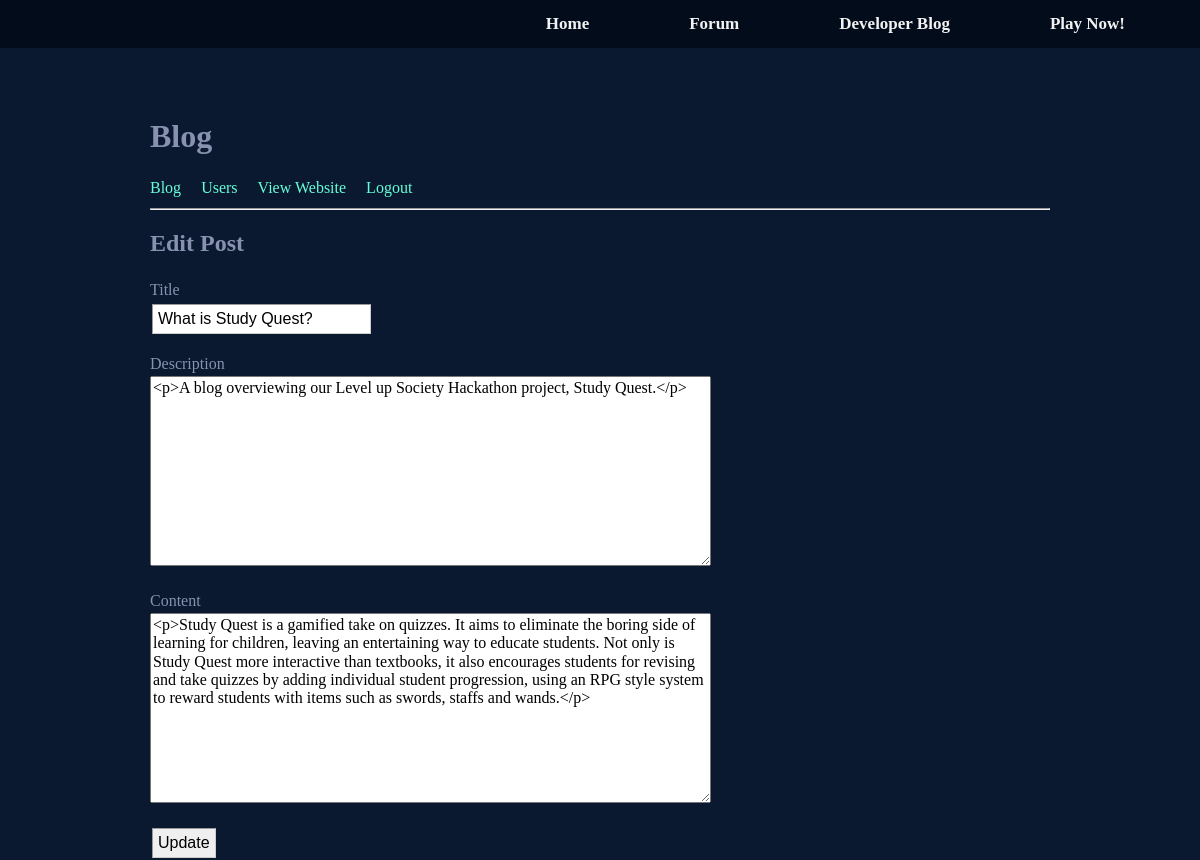
Page /admin/edit-post.php?id=1 (signed in) on the committed database.
### tables this page shows
CREATE TABLE IF NOT EXISTS `blog_posts` (
  `postID` int(11) unsigned NOT NULL AUTO_INCREMENT,
  `postTitle` varchar(255) NOT NULL,
  `postDescription` mediumtext DEFAULT NULL,
  `postUser` varchar(255) NOT NULL,
  `postContent` mediumtext NOT NULL,
  `postDate` datetime DEFAULT NULL,
  PRIMARY KEY (`postID`)
);

### htdocs/admin/edit-post.php (the view, shortened to what this page needs)
<?php
require_once('../includes/config.php');
include '../navbar.php';
?>
<!DOCTYPE html>
<html dir="ltr" lang="en-UK">
<head>
  <link rel="stylesheet" href="../style/normalize.css">
  <link rel="stylesheet" href="../style/main.css">
  <link rel="stylesheet" href="../style/upgrade.css">
</head>
<body>
<div id="wrapper">
	<?php include('menu.php');?>
	<h2>Edit Post</h2>
	<?php
		try {
			$sqlquery = $db->prepare('SELECT postID, postTitle, postDescription, postContent FROM blog_posts WHERE postID = :postID') ;
			$sqlquery->execute(array(':postID' => $_GET['id']));
			$row = $sqlquery->fetch();
		} catch(PDOException $e) {
		    echo $e->getMessage();
		}
	?>
	<form action='' method='post'>
		<p><label>Title</label><br />
		<input type='text' name='postTitle' value='<?php echo $row['postTitle'];?>'></p>
		<p><label>Description</label><br />
		<textarea name='postDescription' cols='60' rows='10'><?php echo $row['postDescription'];?></textarea></p>
		<p><label>Content</label><br />
		<textarea name='postContent' cols='60' rows='10'><?php echo $row['postContent'];?></textarea></p>
		<p><input type='submit' name='submit' value='Update'></p>
	</form>
</div>
</body>
</html>

### htdocs/style/main.css (style rules this page uses)
#wrapper { margin:auto; width:900px; }
p,li { color: #555555; font-size: 16px; line-height: 1.5em; }
form input { border: 1px solid #999999; border-bottom-color: #cccccc; border-right-color: #cccccc; padding: 5px; font-family: Arial, Helvetica, sans-serif; font-size: 1.0em; margin: 2px; }

### htdocs/style/upgrade.css (style rules this page uses)
* { font-family: Bahnschrift; }
html { height: 100%; }
body { background-color: #0a192f; color: #8892b0; margin: 0; padding: 0; }
p { font-size: 16px; color: #8892b0; margin-top: 16px; }

### rows in the picture
blog_posts: postTitle "What is Study Quest?", postDescription "<p>A blog overviewing our Level up Society Hackathon project, Study Quest.</p>", postContent "<p>Study Quest is a gamified take on quizzes. It aims to eliminate the boring side of learning for children, leaving an entertaining way to educate students. Not only is Study Quest more interactive than textbooks, it also encourages students for revising and take quizzes by adding individual student progression, using an RPG style system to reward students with items such as swords, staffs and wands.</p>"
